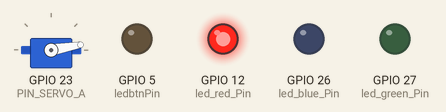
Recording of a sketch running on a simulated ESP32. Shown: servo, output pins drawn as LEDs (lit = HIGH). WiFi joins after 1.5 s; servers stay silent unless stated; the audio player accepts every command and is not drawn; what the sketch prints to the serial monitor is not drawn.

Above: at 2.65 s.
At 6.55 s:
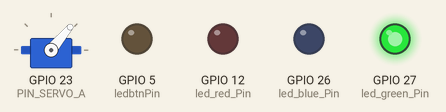
Timing chart, 0 to 7.8 s (numbered marks = the images above):
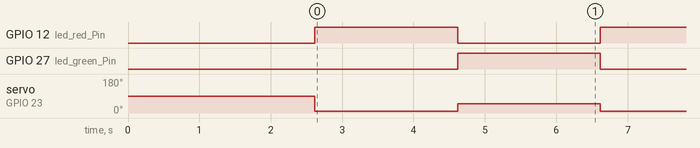

The sketch:

porta.ino
```cpp
#include "DFRobotDFPlayerMini.h"
#include <ESP32Servo.h>

DFRobotDFPlayerMini player;

#include <Arduino.h>
#include <WiFi.h>
#include <WiFiUdp.h>

// ------------------- WIFI SETTINGS

// Physical Metaverse 2.4GHz
IPAddress default_gateway(192, 168, 0, 1);   // IP Address of your WiFi Router (Gateway)
IPAddress default_subnet(255, 255, 255, 0);  // Subnet mask
IPAddress default_primaryDNS(8, 8, 8, 8);    // DNS 1
const IPAddress baseIP(192, 168, 0, 103);    //CAMBIO CON IP PC

// WIFI Name & pwd
#define WIFI_SSID "Rete Tino 2.4Ghz"  // name of your wifi
#define WIFI_PSW "Earthbound"         // password of your wifi

// UDP
#define MY_UDP_PORT 40616
#define IN_SIZE 255
#define OUT_SIZE 255

// COMMUNICATION
#define EMPTY_STRING ' '
#define DELIMITER '_'

// DEFAULT LED PINS
const uint8_t default_ledPinOn = 27;        // digital GPIO27
const uint8_t default_ledPinWiFi = 14;      // digital GPIO14
const uint8_t default_ledPinFunction = 12;  // digital GPIO12
WiFiUDP UDP;
char in_packet[IN_SIZE];
char out_packet[OUT_SIZE];

// ESP STATIC IP -> uno diverso per ogni esp
const IPAddress localIP(192, 168, 0, 5);  //Physical Metaverse 2.4GHz

// -------------- SERVO
#define PIN_SERVO_A 23
Servo servo_A;

// ------------------- WIFI
void setup_wifi() {

  // Prevent connecting to wifi based on previous configuration
  WiFi.disconnect();

  // setup with STATIC IP
  bool wifi_configured = false;
  while (!wifi_configured) {
    Serial.println("CONNECTING");
    if (!WiFi.config(localIP, default_gateway, default_subnet, default_primaryDNS)) {
      Serial.println("[CONNECT TO WIFI] - failed to configure STATIC IP");
      // blink fast to signal failed STATIC IP setup

      delay(1000);
    } else {
      wifi_configured = true;
      Serial.println("[CONNECT TO WIFI] - configured STATIC IP");
    }
  }

  // set the ESP32 to be a WiFi-client
  WiFi.mode(WIFI_STA);
  WiFi.begin(WIFI_SSID, WIFI_PSW);

  // Attempting connection to WiFi
  Serial.println("Trying to connect ...");
  while (WiFi.status() != WL_CONNECTED) {

    // blink the WIFI led while awaiting for connection once (per loop)
    // NB the "blink_led" method contains the delay

    Serial.print(" .. not yet connected - current wifi status/connected status: ");
    Serial.print(WiFi.status());
    Serial.println("/");
    Serial.println(WL_CONNECTED);
  }

  // notify being connected to WiFi;
  Serial.print("Connected to Local Network - ESP IP: ");
  Serial.println(WiFi.localIP());

  WiFi.setAutoReconnect(true);
  WiFi.persistent(true);

  // Begin listening to UDP port
  UDP.begin(MY_UDP_PORT);
  Serial.print("UDP on:");
  Serial.println(MY_UDP_PORT);

  // turn WIFI led ON: WIFI connection successful

  Serial.println("[CONNECT TO WIFI] - complete\n");
}

char read_UDP() {
  int packetSize = UDP.parsePacket();

  char msg;

  if (packetSize) {
    Serial.print("Received packet! Size: ");
    Serial.println(packetSize);
    int len = UDP.read(in_packet, 10);  // the value is written in the BUFFER specificed as the first argument ("in_packet" in our case)

    msg = (char)in_packet[0];
    Serial.println(msg);
  }

  return msg;
}

void sendMsg(String msg, IPAddress ip, int port) {
  Serial.println("***********************");
  Serial.println(ip);
  Serial.println(port);
  Serial.println("***********************");
  UDP.beginPacket(ip, port);
  UDP.print(msg);
  UDP.endPacket();
}

// ------------------- VARIABLES

int ledbtnPin = 5;       //pin 5- N_2
int led_blue_Pin = 26;   //26 - N_5 N_1 N_4, N_6 | 14 - N_7, N_3
int led_green_Pin = 27;  //27 - N_5 N_1 N_4, N_6 | 12 - N_7, N_3
int led_red_Pin = 12;    //12 - N_5 N_1 N_4, N_6 | 13 - N_7, N_3

bool btn_high = false;
int counter;

// ------------------- MAIN

void setup() {

  // SERIAL
  Serial.begin(9600);
  delay(200);

  Serial2.begin(9600, SERIAL_8N1, 16, 17);  // Inizializza la comunicazione seriale per il modulo DFPlayer Mini

  if (!player.begin(Serial2)) {  // Inizia la comunicazione con il modulo DFPlayer Mini
    Serial.println(F("Errore nel comunicare con il modulo DFPlayer"));
    while (true)
      ;
  }
  player.volume(5);  // Imposta il volume a 5 (0 - 30)
  player.play(1);    // Riproduce la prima traccia presente nella scheda SD
  //ASSICURATI DI NOMINARE CORRETTAMENTE I FILE MP3 (SENZA SPAZI O CARATTERI SPECIALI)
  //PUOI SUDDIVIDERLI IN CARTELLE MA QUESTO POTREBBE DARTI DEGLI ERRORI.
  player.play(2);

  pinMode(led_blue_Pin, OUTPUT);
  pinMode(led_green_Pin, OUTPUT);
  pinMode(led_red_Pin, OUTPUT);
  pinMode(ledbtnPin, OUTPUT);
  digitalWrite(ledbtnPin, LOW);

  ESP32PWM::allocateTimer(0);               // Assegna un timer per il PWM (necessario per l'ESP32)
  servo_A.setPeriodHertz(50);               // Imposta la frequenza del servo a 50Hz (standard per i servo)
  servo_A.attach(PIN_SERVO_A, 1000, 2000);  // Attacca il servo al pin 18 (puoi cambiarlo) e imposta il range di movimento

  Serial.println("SETUP --- --- --- BEGIN");

  setup_wifi();
  delay(200);

  Serial.println("SETUP --- --- --- COMPLETE");
}

void loop() {

  Serial.print("accendo il Rosso");
  // turn LED on
  digitalWrite(led_red_Pin, HIGH);
  digitalWrite(led_blue_Pin, LOW);
  digitalWrite(led_green_Pin, LOW);

  Serial.print("giro il motore");

  servo_A.write(10);

  delay(2000);

  Serial.print("accendo il Verde");
  // turn LED on
  digitalWrite(led_green_Pin, HIGH);
  digitalWrite(led_blue_Pin, LOW);
  digitalWrite(led_red_Pin, LOW);

  Serial.print("giro il motore");
  servo_A.write(50);

  delay(2000);
}
```

Measured:
- by itself, GPIO 12 (led_red_Pin), GPIO 27 (led_green_Pin): alternates HIGH for 2.0 s and LOW for 2.0 s
- by itself, servo on GPIO 23 (PIN_SERVO_A): alternates 50° for 2.0 s and 10° for 2.0 s
